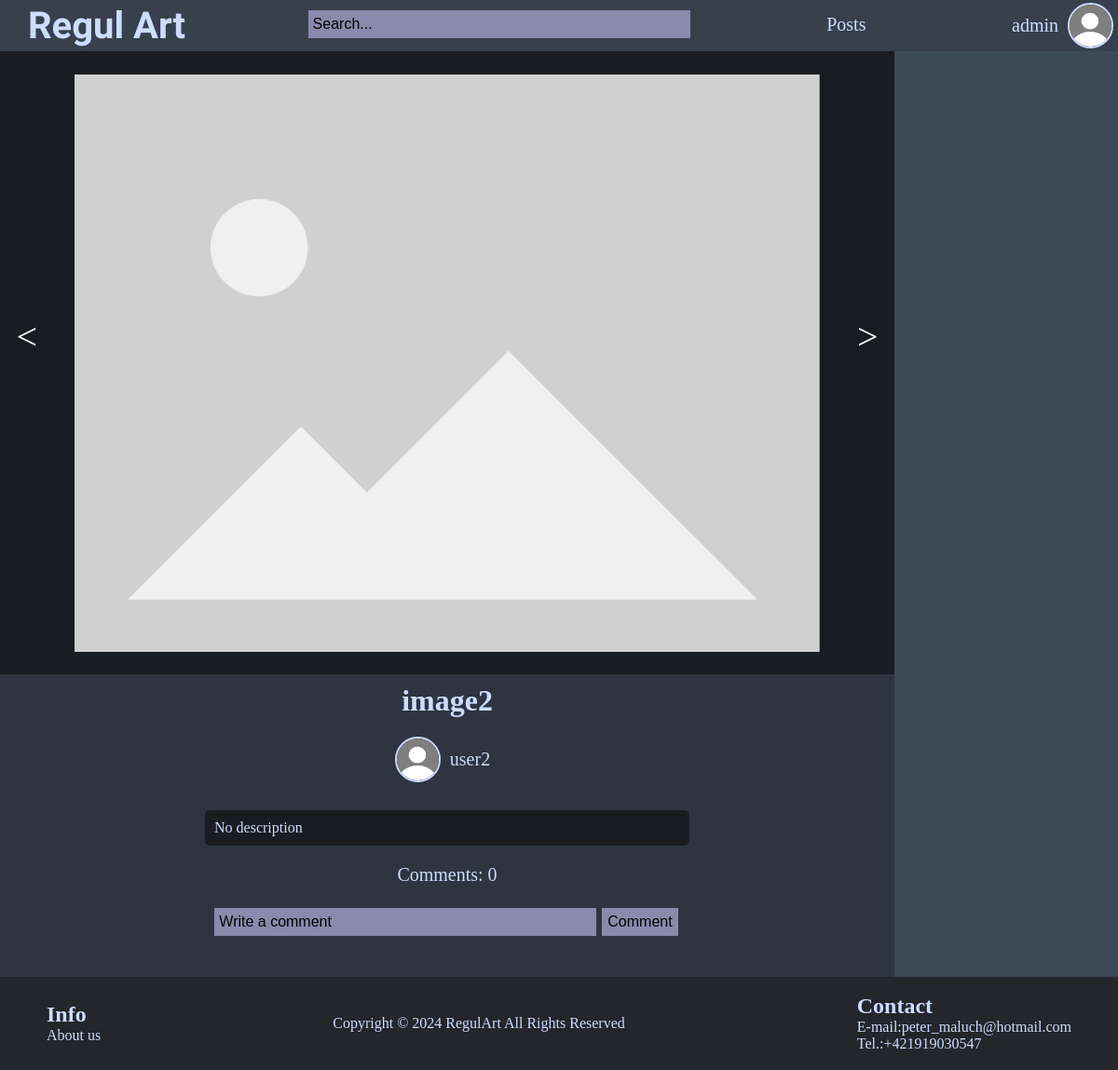
/templates/image.php?id=2 (signed in), run on the app's committed database.
### tables this page shows
CREATE TABLE `posts` (
  `id` int(11) NOT NULL,
  `image` varchar(100) NOT NULL,
  `name` varchar(50) NOT NULL,
  `userId` int(11) NOT NULL,
  `description` text DEFAULT NULL
);

CREATE TABLE `user` (
  `id` int(11) NOT NULL,
  `username` varchar(20) NOT NULL,
  `email` text NOT NULL,
  `password` text NOT NULL,
  `role` varchar(20) NOT NULL
);

### _inc/classes/Database.php (called while the page is built, shortened)
<?php
    class Database{
        private $host = 'localhost';
        private $db_name = 'projekt';
        private $user_name = 'root';
        private $password = '';
        protected function connect() {
            try {
                $this->connection = new PDO(
                    "mysql:host=" . $this->host .
                    ";dbname=" . $this->db_name .
                    ";charset=utf8",
                    $this->user_name,
                    $this->password
                );
                $this->connection->setAttribute(PDO::ATTR_ERRMODE, PDO::ERRMODE_WARNING);
                $this->connection->setAttribute(PDO::ATTR_DEFAULT_FETCH_MODE,PDO::FETCH_OBJ);
                return $this->connection;
            } catch(PDOException $e) {
                die("Chyba pripojenia k databáze: " . $e->getMessage());
            }
        }
    }
?>

### _inc/classes/Posts.php (called while the page is built, shortened)
<?php
class Posts extends Database {
    private $db;
    public function __construct(){
        $this->db = $this->connect();
    }
    public function selectPost($imageId){
        try{
            $query =  $this->db->query("SELECT * FROM posts WHERE id=$imageId");
            $image = $query->fetch(PDO::FETCH_ASSOC);
            return $image;
        }catch(PDOException $e){
            return false;
        }
    }
    public function selectUsername($userId){
        try{
            $query =  $this->db->query("SELECT username FROM user WHERE id = $userId");
            $rows = $query->fetch();
            return $rows;
        }catch(PDOException $e){
            echo($e->getMessage());
        }
    }
    public function getCommentCount($postId){
        try{
            $query =  $this->db->query("SELECT COUNT(*) AS count FROM comments WHERE postid = $postId");
            $count = $query->fetch();
            return $count;
        }catch(PDOException $e){
            echo($e->getMessage());
        }
    }
}
?>

### templates/image.php (the view, shortened to what this page needs)
<?php
    include_once('partials/header.php');
    $imgId = $_GET["id"];
    $posts_class = new Posts();
    $post = $posts_class->selectPost($imgId);
    $username = $posts_class->selectUsername($post['userId']);
    $commentCount = $posts_class->getCommentCount($imgId);
?>
<div class="imageContent">
    <div class="imageView">
            <div class="slide">
                <?php
                    echo('<a href="image.php?id='.($imgId-1).'"><</a>');
                    echo('
                        <div>
                            <img src="../assets/img/'.$post['image'].'" alt="" class="image">
                        </div>
                    ');
                    echo('<a href="image.php?id='.($imgId+1).'">></a>');
                ?>
            </div>
            <div id="imageInfo">
                <div id="imageArtist">
                    <?php
                        echo('<h1>'.$post['name'].'</h1>');
                    ?>
                    <div class="profile" >
                        <img src="../assets/img/defaultprofile.png" alt="IMAGE">
                        <?php
                            echo('<div>'.$username->username.'</div>');
                        ?>
                    </div>
                </div>
                <div id="imageDesc">
                    <div id="desc">
                        <?php
                        if($post['description'] == null || $post['description'] == ""){
                            echo('No description');
                        }else{
                            echo($post['description']);
                        }
                        ?>
                    </div>
                </div>
                <div id="imageComments">
                    <div id="commentCount">
                        <?php
                            echo('Comments: '.$commentCount->count);
                        ?>
                    </div>
                    <?php
                        if(isset($_SESSION['username'])){
                            echo('
                                <form method="POST" id="commentWrite">
                                    <input type="text" name="comment" placeholder="Write a comment" class="searchBar" required>
                                    <input type="submit" name="addComment" value="Comment" class="button">
                                </form>
                            ');
                        }else{
                            echo('<div>You need to be logged in to wirte a comment</div>');
                        }
                    ?>
                </div>
            </div>
        </div>
        <div class="imageRecomended">
        </div>
    </div>
<?php
    include_once('partials/footer.php');
?>

### assets/css/style.css (style rules this page uses)
* { margin: 0px; }
body { background-color: rgb(25, 28, 32); }
.searchBar { padding: 5px; width: 400px; height: 20px; background-color: rgb(138, 138, 173); border: none; font-size: 16px; outline: none; transition: all 0.5s; color: rgb(31, 31, 31); }
.searchBar::placeholder { color: black; }
.profile { display: flex; align-items: center; text-decoration: none; color: rgb(205, 221, 255); font-size: 20px; cursor: pointer; }
.profile div { margin-right: 10px; margin-left: 10px; }
.profile img { border-radius: 100%; height: 45px; border: 2px solid; }
.button { background-color: rgb(138, 138, 173); border: none; color: black; padding: 6px; text-align: center; text-decoration: none; display: inline-block; font-size: 16px; margin: 4px 2px; cursor: pointer; transition: all 0.5s; }

### assets/css/image.css (style rules this page uses)
.imageContent { display: flex; flex-direction: row; }
.imageView { width: 80%; }
.slide { display: flex; flex-direction: row; align-items: center; justify-content: center; }
.slide a { color: white; font-size: 40px; padding: 20px; cursor: pointer; margin: 20px; text-decoration: none; }
.image { margin-top: 80px; margin-bottom: 20px; max-width: 800px; max-height: 800px; }
#imageInfo { background-color: rgb(46, 53, 65); }
#imageArtist { display: flex; flex-direction: column; justify-content: center; align-items: center; }
#imageArtist h1 { color: rgb(205, 221, 255); margin: 10px; }
#imageArtist div { margin: 10px }
#imageDesc { display: flex; flex-direction: column; justify-content: center; align-items: center; margin: 20px; }
#desc { width: 50%; min-width: 500px; color: rgb(205, 221, 255); background-color: rgb(25, 28, 32); padding: 10px; border-radius: 5px; }
#imageComments { display: flex; flex-direction: column; justify-content: center; align-items: center; }
#commentCount { font-size: 20px; color: rgb(205, 221, 255); }
.imageRecomended { background-color: rgb(62, 73, 87); width: 20%; margin-top: 50px; }
#commentWrite { margin-top: 20px; }

### data on the page
posts: image (placeholder picture), name "image2"
user: username "user2"

### other printed values
$_SESSION['username'] "admin"
$commentCount->count "0"
